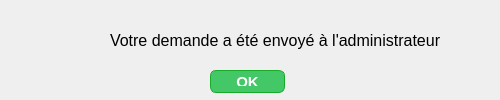
<?xml version="1.0" encoding="UTF-8"?>
<ui version="4.0">
 <class>Form</class>
 <widget class="QWidget" name="Form">
  <property name="geometry">
   <rect>
    <x>0</x>
    <y>0</y>
    <width>500</width>
    <height>100</height>
   </rect>
  </property>
  <property name="windowTitle">
   <string>Form</string>
  </property>
  <widget class="QLabel" name="label">
   <property name="geometry">
    <rect>
     <x>110</x>
     <y>30</y>
     <width>341</width>
     <height>20</height>
    </rect>
   </property>
   <property name="font">
    <font>
     <family>Nirmala UI</family>
     <pointsize>12</pointsize>
    </font>
   </property>
   <property name="text">
    <string>Votre demande a été envoyé à l'administrateur</string>
   </property>
  </widget>
  <widget class="QWidget" name="widget" native="true">
   <property name="geometry">
    <rect>
     <x>60</x>
     <y>10</y>
     <width>61</width>
     <height>51</height>
    </rect>
   </property>
   <property name="font">
    <font>
     <family>Segoe MDL2 Assets</family>
     <pointsize>12</pointsize>
    </font>
   </property>
   <property name="styleSheet">
    <string notr="true">image: url(:/Icons/277-2778613_success-icon-png-transparent-png.png);
image: url(:/newPrefix/277-2778613_success-icon-png-transparent-png-removebg-preview.png);</string>
   </property>
  </widget>
  <widget class="QPushButton" name="pushButton">
   <property name="geometry">
    <rect>
     <x>210</x>
     <y>70</y>
     <width>75</width>
     <height>23</height>
    </rect>
   </property>
   <property name="styleSheet">
    <string notr="true">.QPushButton {
	box-shadow:inset 0px 1px 0px 0px #3dc21b;
	background:linear-gradient(to bottom, #44c767 5%, #5cbf2a 100%);
	background-color:#44c767;
	border-radius:6px;
	border:1px solid #18ab29;
	display:inline-block;
	cursor:pointer;
	color:#ffffff;
	font-family:Arial;
	font-size:15px;
	font-weight:bold;
	padding:6px 24px;
	text-decoration:none;
	text-shadow:0px 1px 0px #2f6627;
}
.QPushButton:hover {
	background:linear-gradient(to bottom, #5cbf2a 5%, #44c767 100%);
	background-color:#5cbf2a;
}
.QPushButton:active {
	position:relative;
	top:1px;
}
</string>
   </property>
   <property name="text">
    <string>OK</string>
   </property>
  </widget>
 </widget>
 <resources>
  <include location="Resources.qrc"/>
 </resources>
 <connections/>
</ui>
